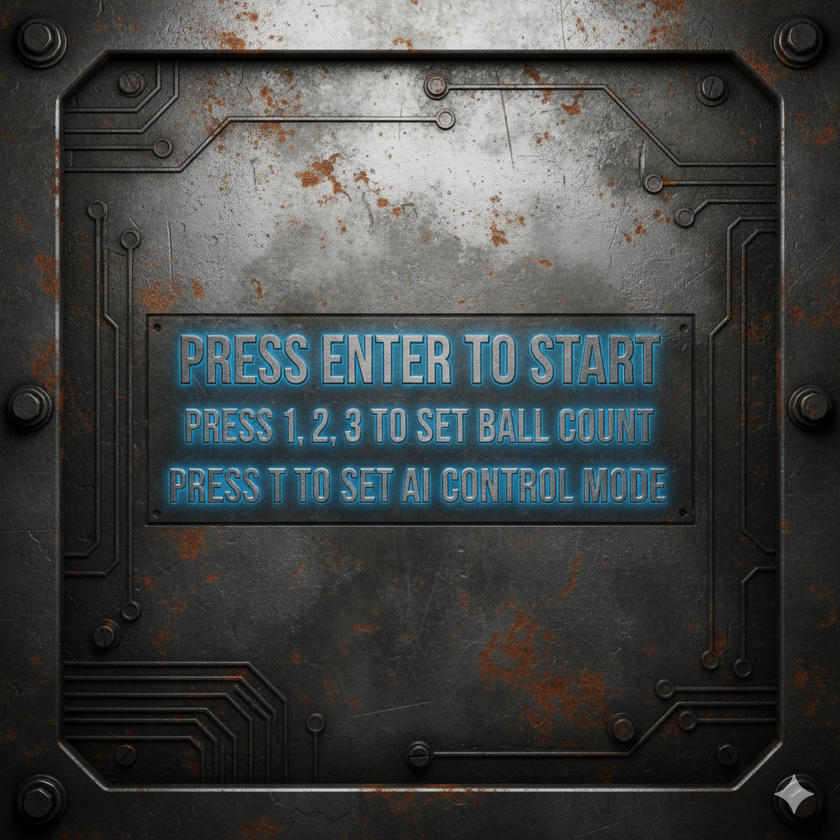
#> input picture projects/project2/assets/Gemini_Generated_Image_94na1u94na1u94na copy.png, 840 x 840 px, shrunk from 1024 x 1024 before the run
$ python remove_background.py 'Gemini_Generated_Image_94na1u94na1u94na copy.png'
#> lines starting #> are read from the running program, lines starting #| are printed output that depends on the picture
#!/usr/bin/env python3
"""Remove a solid background from an image by flood filling from the edges.

Example:
    python remove_background.py image.png output.png --tolerance 28 --expand 2

The script assumes the background colour is consistent (e.g. white) and that it
appears on the image border. It flood-fills from every border pixel using the
specified colour tolerance, marks the discovered background as transparent, and
optionally expands the background mask a few pixels to eliminate compression
artifacts.
"""
from __future__ import annotations

import argparse
import sys
from collections import deque
from dataclasses import dataclass
from pathlib import Path
from typing import Iterable, Tuple

try:
    from PIL import Image
except ImportError as exc:  # pragma: no cover - guidance for manual install
    raise SystemExit(
        "Pillow is required. Install with `python3 -m pip install Pillow`."
    ) from exc

RGB = Tuple[int, int, int]


@dataclass(frozen=True)
class Config:
    input_path: Path
    output_path: Path
    tolerance: int
    expand: int
    background: RGB


def parse_args(argv: Iterable[str]) -> Config:
    parser = argparse.ArgumentParser(
        description="Flood-fill the border colour to make it transparent."
    )
    parser.add_argument("input", type=Path, help="Input image (any Pillow format)")
    parser.add_argument(
        "output",
        nargs="?",
        type=Path,
        help="Output file. Defaults to '<input>_transparent.<suffix>'.",
    )
    parser.add_argument(
        "--tolerance",
        type=int,
        default=28,
        help="Per-channel colour distance (0-255) to treat as background (default: 28).",
    )
    parser.add_argument(
        "--expand",
        type=int,
        default=1,
        help="Number of times to grow the background mask to remove halos (default: 1).",
    )
    parser.add_argument(
        "--bg-color",
        type=str,
        default=None,
        help="Override background colour as R,G,B or #RRGGBB. Defaults to averaging the four corners.",
    )

    args = parser.parse_args(list(argv))

    if not args.input.is_file():
        raise SystemExit(f"Input file not found: {args.input}")

    if args.output:
        output_path = args.output
    else:
        output_filename = f"{args.input.stem}_transparent{args.input.suffix}"
        output_path = args.input.parent / output_filename

    tolerance = max(0, min(255, args.tolerance))
    expand = max(0, args.expand)

    background = (
        parse_colour(args.bg_color)
        if args.bg_color
        else estimate_background_colour(args.input)
    )

    return Config(args.input, output_path, tolerance, expand, background)


def parse_colour(value: str) -> RGB:
    value = value.strip()
    if value.startswith("#"):
        hex_value = value[1:]
        if len(hex_value) != 6:
            raise SystemExit("Hex colours must be in #RRGGBB format")
        r = int(hex_value[0:2], 16)
        g = int(hex_value[2:4], 16)
        b = int(hex_value[4:6], 16)
        return r, g, b

    parts = value.split(",")
    if len(parts) != 3:
        raise SystemExit("Colour must be formatted as R,G,B or #RRGGBB")

    try:
        r, g, b = (int(p) for p in parts)
    except ValueError as exc:
        raise SystemExit("Colour components must be integers") from exc

    for channel in (r, g, b):
        if not 0 <= channel <= 255:
            raise SystemExit("Colour components must be between 0 and 255")

    return r, g, b


def estimate_background_colour(image_path: Path) -> RGB:
    with Image.open(image_path) as img:
#> img is the input picture: PIL image 840x840 RGB; mean R, G, B 66.2, 68.5, 67.7
        rgb = img.convert("RGB")
        w, h = rgb.size
#> w = 840; h = 840
        corners = [
            rgb.getpixel((0, 0)),
            rgb.getpixel((w - 1, 0)),
            rgb.getpixel((0, h - 1)),
            rgb.getpixel((w - 1, h - 1)),
        ]
#> corners = [(34, 34, 30), (28, 28, 25), (12, 11, 9), (12, 11, 11)]
    avg = tuple(sum(channel[i] for channel in corners) // len(corners) for i in range(3))
#> avg = (21, 21, 18)
    return avg  # type: ignore[return-value]


def colour_within(colour: RGB, reference: RGB, tolerance: int) -> bool:
    return max(abs(channel - ref) for channel, ref in zip(colour, reference)) <= tolerance


def flood_fill_background(image: Image.Image, cfg: Config) -> Image.Image:
    rgba = image.convert("RGBA")
    pixels = rgba.load()
    width, height = rgba.size
#> width = 840; height = 840

    visited = bytearray(width * height)
    mask = bytearray(width * height)
    queue: deque[Tuple[int, int]] = deque()

    def enqueue(x: int, y: int) -> None:
        idx = y * width + x
        if visited[idx]:
            return
        visited[idx] = 1
        queue.append((x, y))

    # Seed the queue with every edge pixel.
    for x in range(width):
        enqueue(x, 0)
        enqueue(x, height - 1)
    for y in range(height):
        enqueue(0, y)
        enqueue(width - 1, y)

    neighbours = ((1, 0), (-1, 0), (0, 1), (0, -1))

    while queue:
        x, y = queue.popleft()
        idx = y * width + x
        r, g, b, a = pixels[x, y]

        if not colour_within((r, g, b), cfg.background, cfg.tolerance):
            continue

        mask[idx] = 1
        pixels[x, y] = (r, g, b, 0)

        for dx, dy in neighbours:
            nx, ny = x + dx, y + dy
            if 0 <= nx < width and 0 <= ny < height:
                n_idx = ny * width + nx
                if not visited[n_idx]:
                    visited[n_idx] = 1
                    queue.append((nx, ny))
#> this loop made 341188 passes
#> (r, g, b) on passes 1 to 3: (34, 34, 30), (12, 11, 9), (29, 31, 28)

    if cfg.expand:
        grow_mask(mask, width, height, cfg.expand)

    # Apply the final mask to ensure expanded pixels are transparent.
    for idx, flag in enumerate(mask):
        if not flag:
            continue
        x = idx % width
        y = idx // width
        r, g, b, _ = pixels[x, y]
        pixels[x, y] = (r, g, b, 0)

    return rgba


def grow_mask(mask: bytearray, width: int, height: int, steps: int) -> None:
#> called with width = 840, height = 840, steps = 1
    for _ in range(steps):
        new_mask = mask[:]
        for y in range(height):
            row_offset = y * width
            for x in range(width):
                idx = row_offset + x
                if mask[idx]:
                    continue
                if has_masked_neighbour(mask, width, height, x, y):
                    new_mask[idx] = 1
        mask[:] = new_mask


def has_masked_neighbour(mask: bytearray, width: int, height: int, x: int, y: int) -> bool:
    for dx, dy in ((1, 0), (-1, 0), (0, 1), (0, -1)):
        nx, ny = x + dx, y + dy
        if 0 <= nx < width and 0 <= ny < height:
            if mask[ny * width + nx]:
                return True
    return False


def main(argv: Iterable[str]) -> int:
    cfg = parse_args(argv)

    with Image.open(cfg.input_path) as img:
        result = flood_fill_background(img, cfg)
#> the loop in flood_fill_background, `for idx, flag in enumerate(mask):` made 705600 passes
#> (r, g, b) on passes 1 to 3: (34, 34, 30), (29, 31, 28), (29, 30, 27)
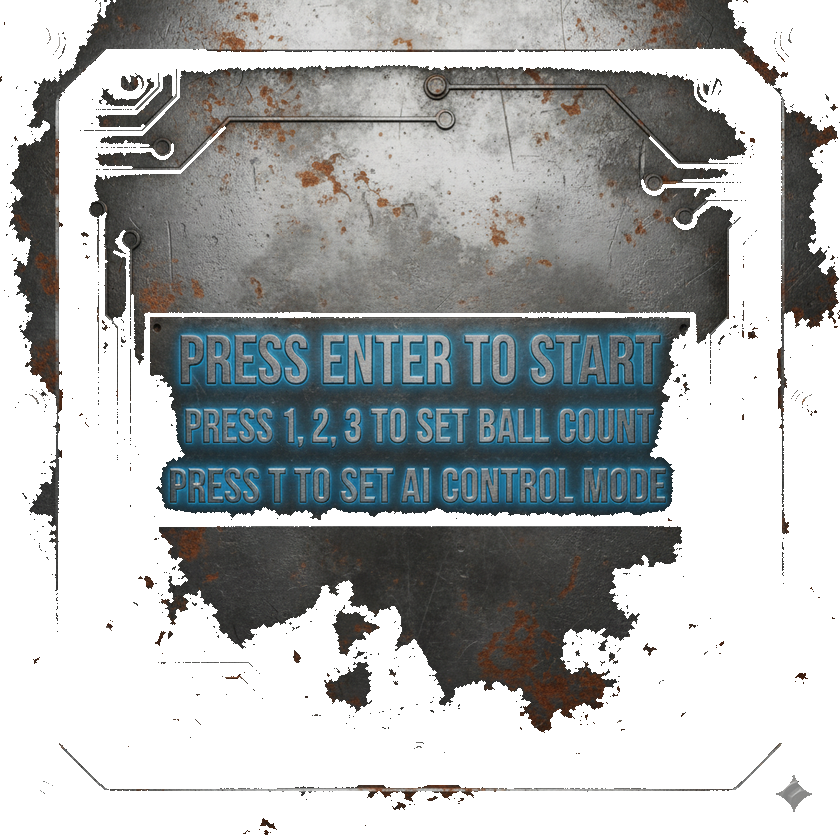
#> result: PIL image 840x840 RGBA; mean R, G, B, A 66.2, 68.5, 67.7, 131.9; transparent parts drawn white
        cfg.output_path.parent.mkdir(parents=True, exist_ok=True)
        result.save(cfg.output_path)

    print(
        f"Saved image with transparent background to {cfg.output_path} "
        f"(tolerance={cfg.tolerance}, expand={cfg.expand}, bg={cfg.background})"
    )
#| Saved image with transparent background to Gemini_Generated_Image_94na1u94na1u94na copy_transparent.png (tolerance=28, expand=1, bg=(21, 21, 18))
    return 0


if __name__ == "__main__":
    raise SystemExit(main(sys.argv[1:]))
#> (the program exits here)
